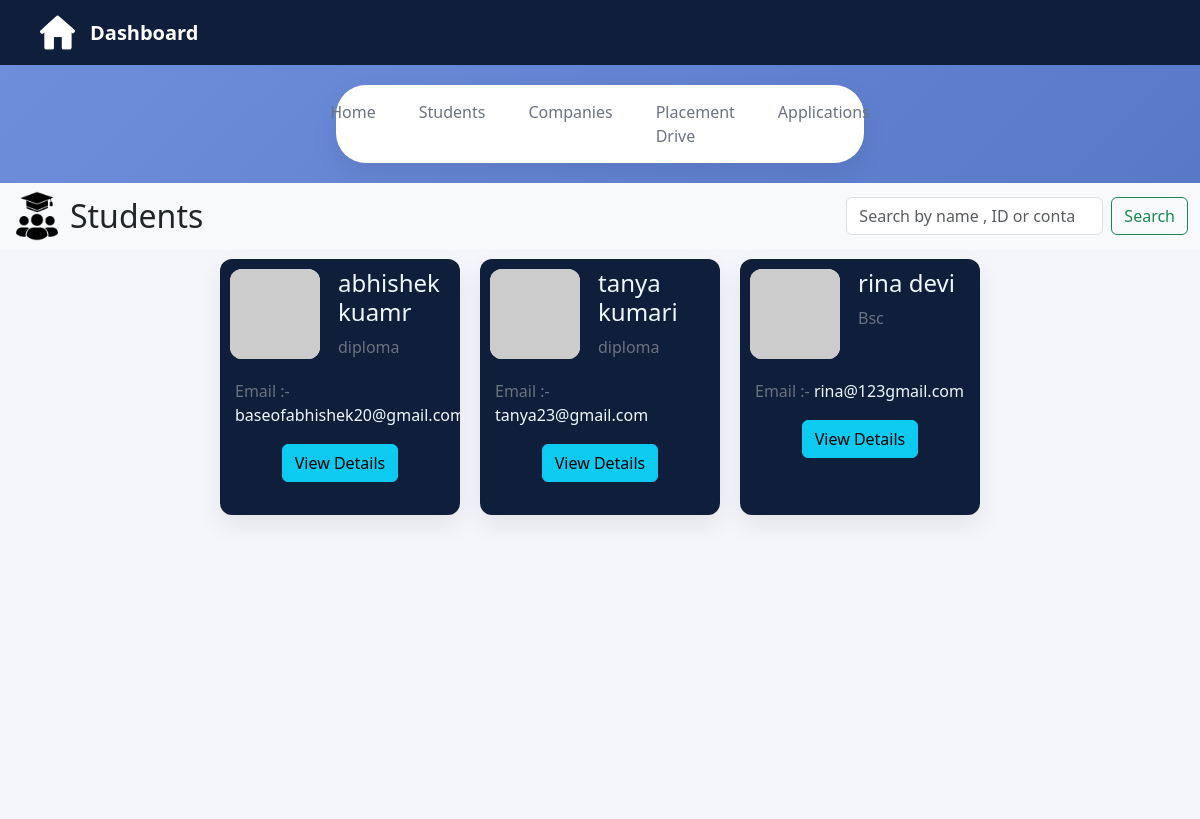
/admin-students, run on an earlier commit of the app's database.
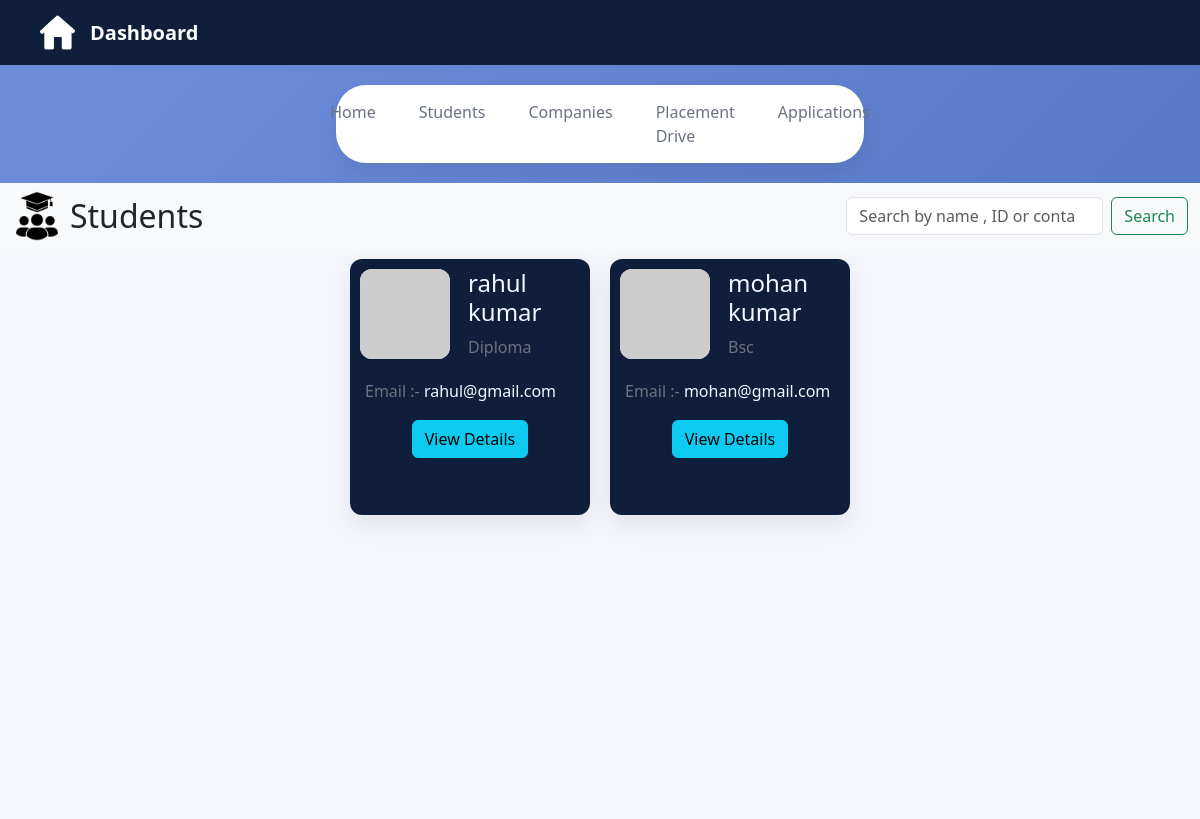
And on a later commit of the database.
### application/model.py (models this page shows)
class Student(db.Model):
    __tablename__ = "student"
    id = db.Column(db.Integer , primary_key = True)
    user_id = db.Column(db.Integer ,db.ForeignKey('user.id'),nullable = False)
    name = db.Column(db.String(50) , nullable = False)
    academic_level = db.Column(db.String(100) , nullable = False)
    phone = db.Column(db.String(50) , nullable = False)
    resume = db.Column(db.LargeBinary , nullable = False)
    github_link = db.Column(db.String(300))
    student_applications = db.relationship('Applications',backref = "student" , cascade = "all, delete-orphan")

class User(db.Model):
    __tablename__ = "user"
    id = db.Column(db.Integer , primary_key = True)
    email = db.Column(db.String(100) ,nullable = False , unique = True)
    password = db.Column(db.String(150) , nullable = False)
    role = db.Column(db.String(20) , nullable = False)
    student = db.relationship('Student' , backref = 'user' , uselist = False , cascade = 'all, delete-orphan')
    company = db.relationship('Company' , backref = 'user' , uselist = False , cascade = 'all, delete-orphan')

### application/controllers.py (the view)
@app.route('/admin-students')
def admin_students():
    students = Student.query.all()
    return render_template("/admin/student.html", students=students)

### templates/admin/student.html (shortened to what this page needs)
<!DOCTYPE html>
<html lang="en">
<head>
    <link href="https://cdn.jsdelivr.net/npm/bootstrap@5.3.8/dist/css/bootstrap.min.css" rel="stylesheet">
    <link rel="stylesheet" href="{{ url_for('static', filename='css/admin.css') }}">
</head>
<body>
    <div class="dashboard-nav">
        <div class="nav-left">
            <img src="/static/images/home-logo.png" alt="home">
            <span>Dashboard</span>
        </div>
    </div>
    <div class="page-tabs">
        <a href="/admin-dashboard">Home</a>
        <a href="/admin-students" class="active">Students</a>
        <a href="/admin-companies">Companies</a>
        <a href="/admin-placement-drives">Placement Drive</a>
        <a href="/admin-applications">Applications</a>
    </div>
    <div class="student-info">
        <nav class="navbar bg-body-tertiary">
            <div class="container-fluid d-flex justify-content-between align-items-center">
                <div class="d-flex align-items-center">
                    <img src="/static/images/student.png" class="logos me-2" alt="">
                    <h2 class="mb-0">Students</h2>
                </div>
                <form class="d-flex" role="search" action="/search-students" method="get">
                    <input class="form-control me-2" type="search" placeholder="Search by name , ID or contact" aria-label="Search"
                        name="search">
                    <input class="btn btn-outline-success" type="submit" value="Search">
                </form>
            </div>
        </nav>
        <div class="student-profiles">
            {% for student in students %}
            <div class="profile">
                <div class="box1">
                    <img src="https://ui-avatars.com/api/?name={{ student.name }}&background=4e6fbf&color=ffffff" alt="Avatar" class="symbol">
                    <div>
                        <h4 style="color: aliceblue;">{{ student.name }}</h4>
                        <span>{{ student.academic_level }}</span>
                    </div>
                </div>
                <div class="box2">
                    <span>Email :-</span>
                    <span style="color: aliceblue;">{{ student.user.email }}</span>
                    <div class="text-center">
                        <a href="/admin-student-details/{{ student.id }}" class="btn btn-info">View Details</a>
                    </div>
                </div>
            </div>
            {% endfor %}
        </div>
    </div>
</body>
</html>

### static/css/admin.css (style rules this page uses)
:root { --bg-gradient-start: #6f8fdc; --bg-gradient-end: #4e6fbf; --nav-bg: #0f1e3a; --nav-text: #ffffff; --nav-active: #3b82f6; --card-bg: #f4f6fb; --card-white: #ffffff; --card-border: #e5e9f2; --text-primary: #1f2937; --text-secondary: #6b7280; --shadow-soft: 0 10px 25px rgba(0, 0, 0, 0.08); }
* { margin: 0; padding: 0; box-sizing: border-box; font-family: "Segoe UI", sans-serif; }
body { background: linear-gradient(135deg, var(--bg-gradient-start), var(--bg-gradient-end)); min-height: 100vh; }
.dashboard-nav { background-color: var(--nav-bg); padding: 15px 40px; }
.nav-left { display: flex; align-items: center; gap: 15px; }
.nav-left img { width: 35px; height: 35px; }
.nav-left span { color: var(--nav-text); font-size: 20px; font-weight: 630; }
.page-tabs { background: var(--card-white); margin: 20px auto; width: 44%; border-radius: 30px; padding: 15px 30px; display: flex; justify-content: center; gap: 43px; box-shadow: var(--shadow-soft); }
.page-tabs a { text-decoration: none; color: var(--text-secondary); font-weight: 500; }
.student-info { width: 100%; min-height: 78vh; background-color: var(--card-bg); }
.student-profiles { height: 70vh; margin-top: 10px; display: flex; flex-wrap: wrap; gap: 0px 20px; justify-content: center; }
.profile { background-color: var(--nav-bg); width: 20%; height: 32vh; border-radius: 12px; box-shadow: var(--shadow-soft); color: var(--text-secondary); padding: 10px; }
.box1 { display: flex; gap: 18px; }
.symbol { width: 90px; height: 90px; background-color: var(--card-bg); border-radius: 12px; }
.box2 { margin-top: 20px; padding: 0px 5px; }
.text-center { margin-top: 17px; }
.logos { width: 50px; height: 50px; }

What changed in the data, as far as the page shows it:
removed Student: name "abhishek kuamr", academic_level "diploma", user.email "baseofabhishek20@gmail.com"
removed Student: name "tanya kumari", academic_level "diploma", user.email "tanya23@gmail.com"
removed Student: name "rina devi", academic_level "Bsc", user.email "rina@123gmail.com"
added Student: name "rahul kumar", academic_level "Diploma", user.email "rahul@gmail.com"
added Student: name "mohan kumar", academic_level "Bsc", user.email "mohan@gmail.com"
